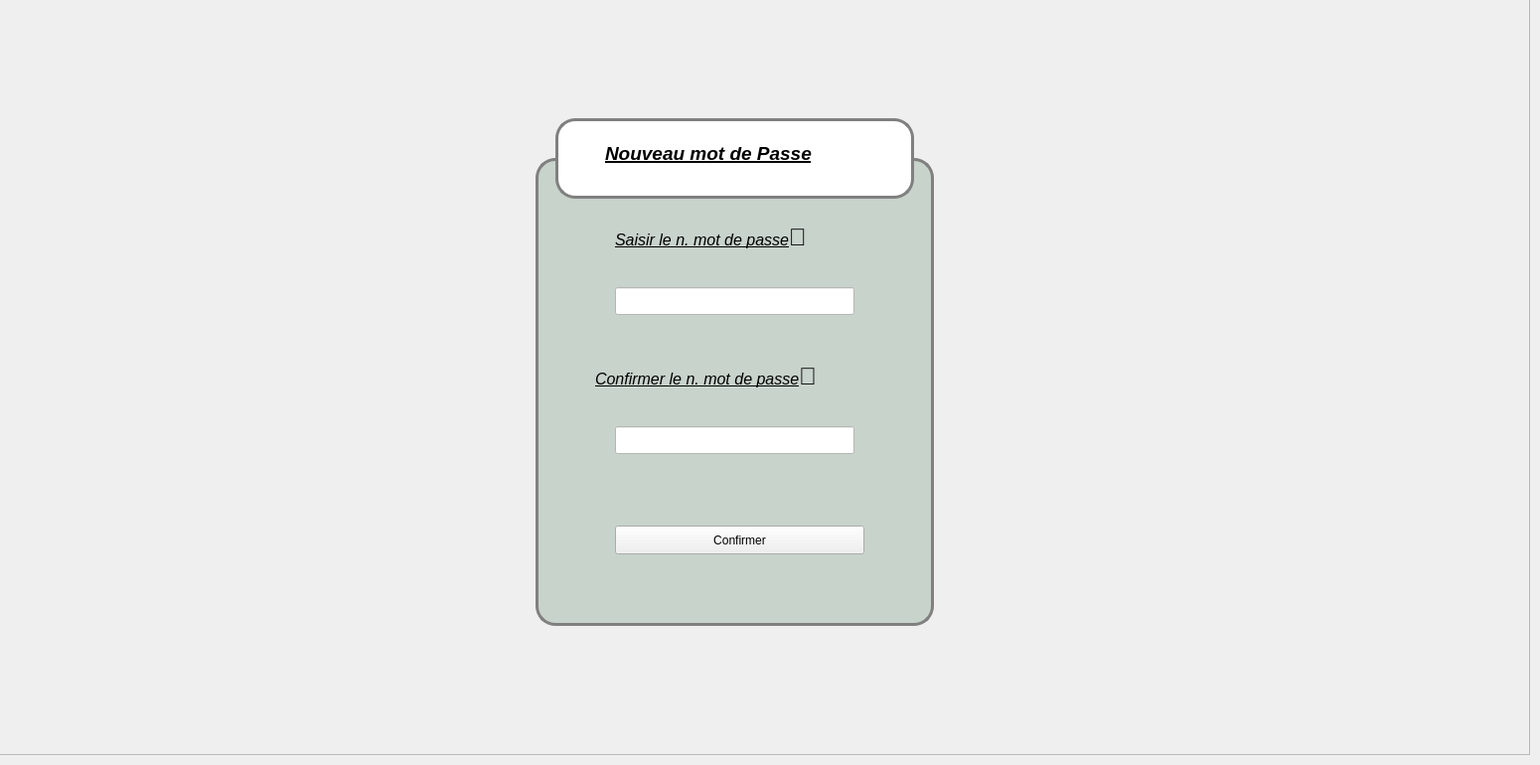
    <widget class="QWidget" name="tab">
     <attribute name="title">
      <string>Page</string>
     </attribute>
     <widget class="QFrame" name="frame">
      <property name="geometry">
       <rect>
        <x>-1</x>
        <y>-1</y>
        <width>1541</width>
        <height>761</height>
       </rect>
      </property>
      <property name="frameShape">
       <enum>QFrame::Shape::StyledPanel</enum>
      </property>
      <property name="frameShadow">
       <enum>QFrame::Shadow::Raised</enum>
      </property>
      <widget class="QFrame" name="frame_login_2">
       <property name="geometry">
        <rect>
         <x>540</x>
         <y>160</y>
         <width>401</width>
         <height>471</height>
        </rect>
       </property>
       <property name="styleSheet">
        <string notr="true">#frame_login_2{
border: 3px solid grey ;
border-radius: 20px;

	background-color: rgb(200, 211, 203);
}</string>
       </property>
       <property name="frameShape">
        <enum>QFrame::Shape::StyledPanel</enum>
       </property>
       <property name="frameShadow">
        <enum>QFrame::Shadow::Raised</enum>
       </property>
       <widget class="QLabel" name="label_49">
        <property name="geometry">
         <rect>
          <x>60</x>
          <y>200</y>
          <width>311</width>
          <height>41</height>
         </rect>
        </property>
        <property name="styleSheet">
         <string notr="true">
background-color: rgb(200, 211, 203);</string>
        </property>
        <property name="text">
         <string>&lt;html&gt;&lt;head/&gt;&lt;body&gt;&lt;p&gt;&lt;span style=&quot; font-size:12pt; font-style:italic; text-decoration: underline; color:#000000;&quot;&gt;Confirmer le n. mot de passe&lt;/span&gt;&lt;span style=&quot; font-size:18pt;&quot;&gt;👤&lt;/span&gt;&lt;/p&gt;&lt;/body&gt;&lt;/html&gt;</string>
        </property>
       </widget>
       <widget class="QLabel" name="label_51">
        <property name="geometry">
         <rect>
          <x>80</x>
          <y>60</y>
          <width>251</width>
          <height>41</height>
         </rect>
        </property>
        <property name="styleSheet">
         <string notr="true">background-color: rgb(200, 211, 203);</string>
        </property>
        <property name="text">
         <string>&lt;html&gt;&lt;head/&gt;&lt;body&gt;&lt;p&gt;&lt;span style=&quot; font-size:12pt; font-style:italic; text-decoration: underline; color:#000000;&quot;&gt;Saisir le n. mot de passe&lt;/span&gt;&lt;span style=&quot; font-size:18pt;&quot;&gt;👤&lt;/span&gt;&lt;/p&gt;&lt;/body&gt;&lt;/html&gt;</string>
        </property>
       </widget>
       <widget class="QLineEdit" name="lineEdit_8">
        <property name="geometry">
         <rect>
          <x>80</x>
          <y>130</y>
          <width>241</width>
          <height>28</height>
         </rect>
        </property>
        <property name="styleSheet">
         <string notr="true">background-color: rgb(255, 255, 255);
color: rgb(0, 0, 0);</string>
        </property>
       </widget>
       <widget class="QPushButton" name="pushButton_2">
        <property name="geometry">
         <rect>
          <x>80</x>
          <y>370</y>
          <width>251</width>
          <height>29</height>
         </rect>
        </property>
        <property name="text">
         <string>Confirmer</string>
        </property>
       </widget>
       <widget class="QLineEdit" name="lineEdit_9">
        <property name="geometry">
         <rect>
          <x>80</x>
          <y>270</y>
          <width>241</width>
          <height>28</height>
         </rect>
        </property>
        <property name="styleSheet">
         <string notr="true">background-color: rgb(255, 255, 255);
color: rgb(0, 0, 0);</string>
        </property>
       </widget>
      </widget>
      <widget class="QFrame" name="frame_login2_2">
       <property name="geometry">
        <rect>
         <x>560</x>
         <y>120</y>
         <width>361</width>
         <height>81</height>
        </rect>
       </property>
       <property name="styleSheet">
        <string notr="true">#frame_login2_2{
border: 3px solid grey ;
border-radius: 20px;
background: white ;
}</string>
       </property>
       <property name="frameShape">
        <enum>QFrame::Shape::StyledPanel</enum>
       </property>
       <property name="frameShadow">
        <enum>QFrame::Shadow::Raised</enum>
       </property>
       <widget class="QLabel" name="label_52">
        <property name="geometry">
         <rect>
          <x>50</x>
          <y>10</y>
          <width>301</width>
          <height>51</height>
         </rect>
        </property>
        <property name="styleSheet">
         <string notr="true">background-color: rgb(255, 255, 255);</string>
        </property>
        <property name="text">
         <string>&lt;html&gt;&lt;head/&gt;&lt;body&gt;&lt;p&gt;&lt;span style=&quot; font-size:14pt; font-weight:700; font-style:italic; text-decoration: underline; color:#000000;&quot;&gt;Nouveau mot de Passe&lt;/span&gt;&lt;/p&gt;&lt;/body&gt;&lt;/html&gt;</string>
        </property>
       </widget>
      </widget>
     </widget>
    </widget>
